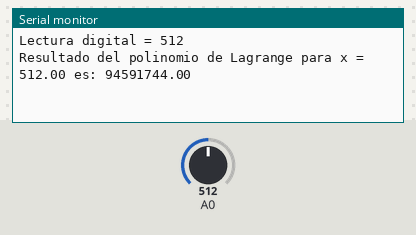
A sketch run on a simulated Arduino Uno, built with avr-gcc and run on an emulated ATmega328P. Shown: the last lines printed to the serial monitor. Inputs (shaded band) come from the test bench; at power-on: A0 = 512.

Above: at 3.8 s.
3.9 s: A0 set to 716
At 4.4 s:
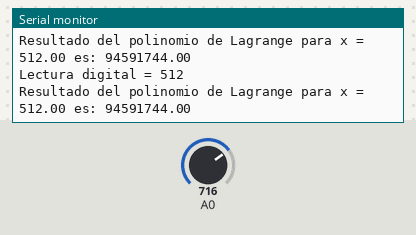
10.1 s: A0 set to 900
At 10.8 s:
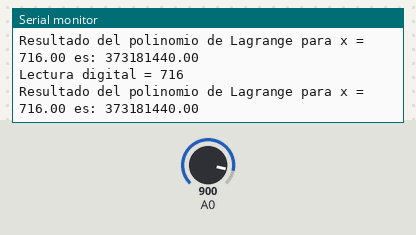
Timing chart, 0 to 13.1 s (numbered marks = the images above; inputs shaded):
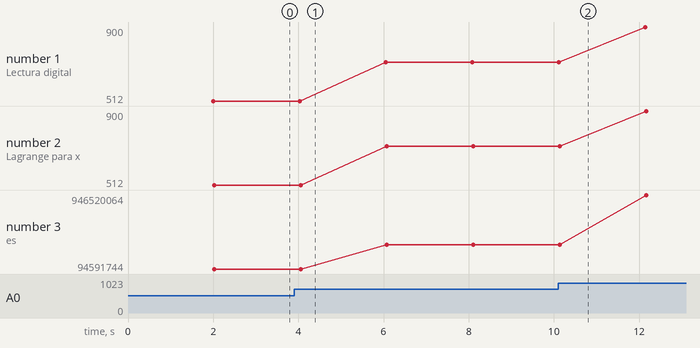

Measured:
- plotted number 1: 512 → 716 after the input at 3.9 s, 716 → 900 after the input at 10.1 s
- plotted number 2: 512 → 716 after the input at 3.9 s, 716 → 900 after the input at 10.1 s
- plotted number 3: 94591744 → 373181440 after the input at 3.9 s, 373181440 → 946520064 after the input at 10.1 s

The sketch:

medidorSalinidad_lagrange.ino.ino
```cpp
#include <Arduino.h>

#define power_pin 5

float lagrange(float x, float x_values[], float y_values[], int n) {
  float result = 0;

  for (int i = 0; i < n; i++) {
    float term = y_values[i];

    for (int j = 0; j < n; j++) {
      if (j != i) {
        term = term * (x - x_values[j]) / (x_values[i] - x_values[j]);
      }
    }

    result += term;
  }

  return result;
}

void setup() {
  pinMode(power_pin, OUTPUT);
  Serial.begin(9600);
}

void loop() {
  int16_t adc0;

  digitalWrite(power_pin, HIGH);
  delay(1000);

  adc0 = analogRead(A0);
  digitalWrite(power_pin, LOW);
  delay(1000);

  Serial.print("Lectura digital = ");
  Serial.print(adc0, DEC);
  Serial.print('\n');

  float x_values[] = {5, 10, 15, 20, 25};
  float y_values[] = {790, 798, 807, 812, 831};
  int n = sizeof(x_values) / sizeof(x_values[0]);

  float x_to_evaluate = adc0;  // Usar la lectura ADC como valor x a evaluar

  float result = lagrange(x_to_evaluate, x_values, y_values, n);

  Serial.print("Resultado del polinomio de Lagrange para x = ");
  Serial.print(x_to_evaluate);
  Serial.print(" es: ");
  Serial.println(result);
}
```
